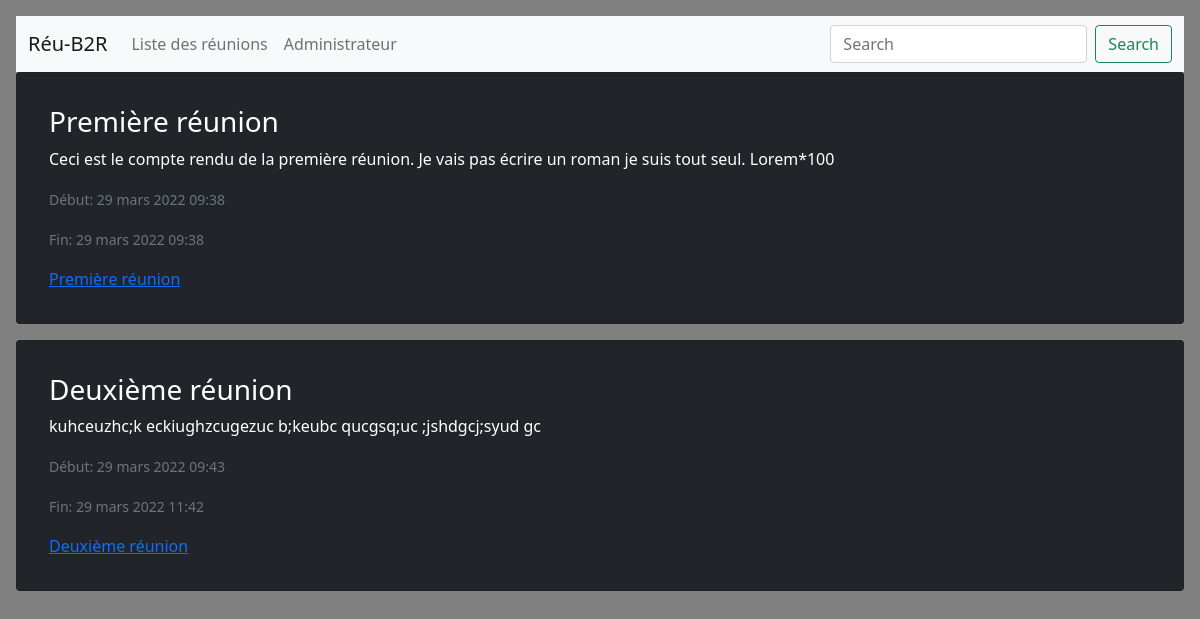
/tier/, run on an earlier commit of the app's database.
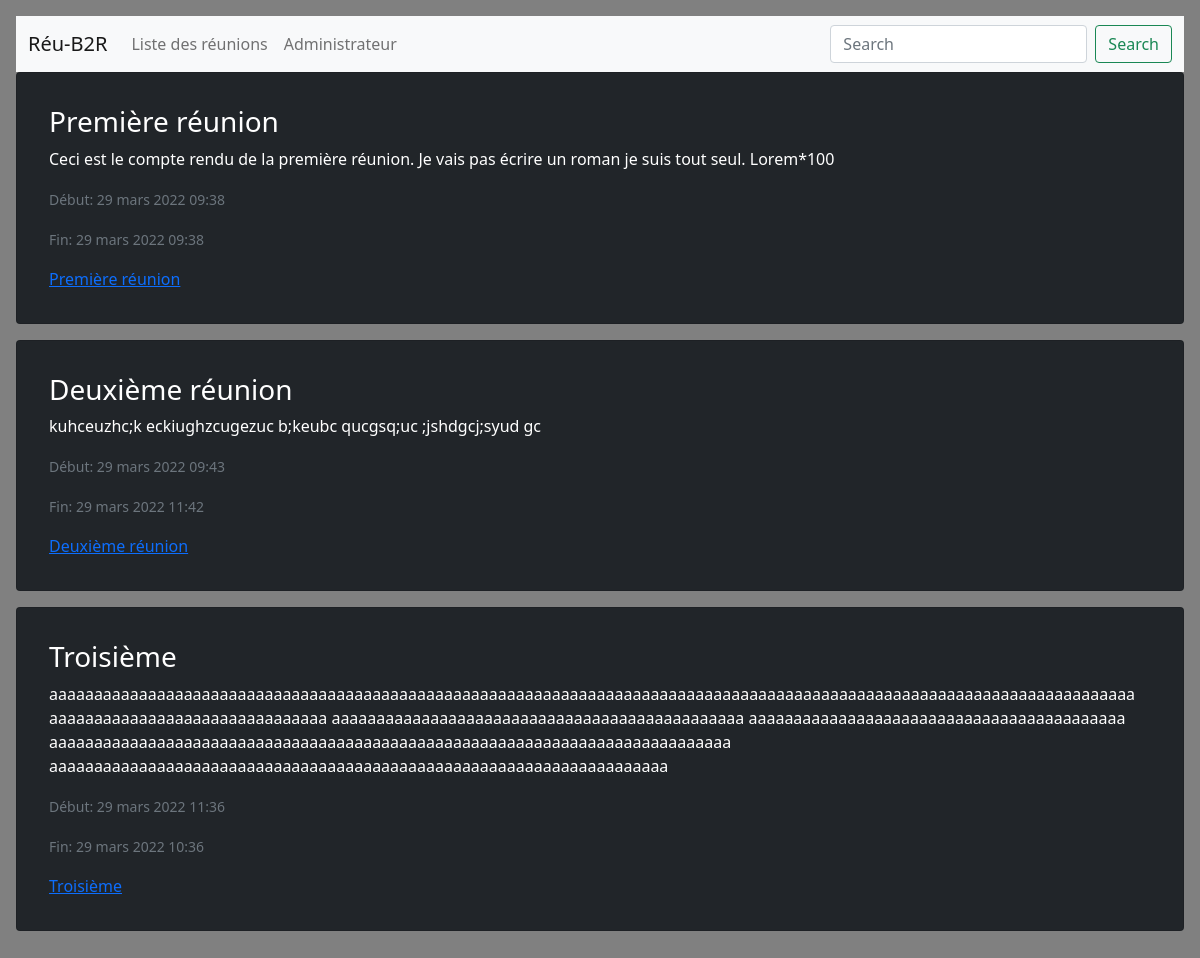
And on a later commit of the database.
### tier/models.py (models this page shows, shortened)
class Article(models.Model):
    title = models.CharField(max_length=400)
    author = models.CharField(max_length=150)
    description = models.TextField(max_length=10000)
    dateInit = models.DateTimeField(auto_now=True)
    dateEnd = models.DateTimeField()

### tier/views.py (the view)
# urls.py: path('', views.tier_index, name='tier_index'),
def tier_index(request):
    articles = Article.objects.all()
    data = {'articles': articles,}
    return render(request, 'tier/tier_index.html', data)

### tier/templates/tier/tier_index.html (shortened to what this page needs)
{% extends 'home/base.html' %}
{% block body %}
  {% for article in articles %}
      <div class="card text-white bg-dark mb-3 p-3">
          <div class="card-body">
            <h3 class="card-title">{{ article.title }}</h3>
            <p class="card-text">{{ article.description }}</p>
            <p class="card-text"><small class="text-muted">Début: {{ article.dateInit }}</small></p>
            <p class="card-text"><small class="text-muted">Fin: {{ article.dateEnd }}</small></p>
            <a href="article/{{ article.title }}">{{ article.title }}</a>
          </div>
        </div>
  {% endfor %}
{% endblock body %}

What changed in the data, as far as the page shows it:
added Article: title "Troisième", description "aaaaaaaaaaaaaaaaaaaaaaaaaaaaaaaaaaaaaaaaaaaaaaaaaaaaaaaaaaaaaaaaaaaaaaaaaaaaaaaaaaaaaaaaaaaaaaaaaaaaaaaaaaaaaaaaaaaaaaaaa aaaaaaaaaaaaaaaaaaaaaaaaaaaaaaa aaaaaaaaaaaaaaaaaaaaaaaaaaaaaaaaaaaaaaaaaaaaaa aaaaaaaaaaaaaaaaaaaaaaaaaaaaaaaaaaaaaaaaaa aaaaaaaaaaaaaaaaaaaaaaaaaaaaaaaaaaaaaaaaaaaaaaaaaaaaaaaaaaaaaaaaaaaaaaaaaaaa aaaaaaaaaaaaaaaaaaaaaaaaaaaaaaaaaaaaaaaaaaaaaaaaaaaaaaaaaaaaaaaaaaaaa", dateInit "29 mars 2022 11:36", dateEnd "29 mars 2022 10:36"
